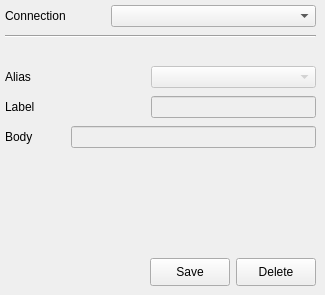
   <widget class="QWidget" name="alias_page" >
    <widget class="QWidget" name="layoutWidget_2" >
     <property name="geometry" >
      <rect>
       <x>5</x>
       <y>5</y>
       <width>311</width>
       <height>281</height>
      </rect>
     </property>
     <layout class="QGridLayout" >
      <item row="0" column="0" colspan="2" >
       <layout class="QGridLayout" >
        <property name="horizontalSpacing" >
         <number>0</number>
        </property>
        <property name="verticalSpacing" >
         <number>8</number>
        </property>
        <item row="0" column="0" colspan="2" >
         <widget class="QLabel" name="label_conn_alias" >
          <property name="sizePolicy" >
           <sizepolicy vsizetype="Preferred" hsizetype="Minimum" >
            <horstretch>0</horstretch>
            <verstretch>0</verstretch>
           </sizepolicy>
          </property>
          <property name="minimumSize" >
           <size>
            <width>66</width>
            <height>0</height>
           </size>
          </property>
          <property name="text" >
           <string>Connection</string>
          </property>
         </widget>
        </item>
        <item row="0" column="2" colspan="2" >
         <widget class="QComboBox" name="list_conn_alias" >
          <property name="sizePolicy" >
           <sizepolicy vsizetype="Fixed" hsizetype="Preferred" >
            <horstretch>0</horstretch>
            <verstretch>0</verstretch>
           </sizepolicy>
          </property>
         </widget>
        </item>
        <item row="3" column="0" >
         <widget class="QLabel" name="label_alias_alias" >
          <property name="sizePolicy" >
           <sizepolicy vsizetype="Preferred" hsizetype="Fixed" >
            <horstretch>0</horstretch>
            <verstretch>0</verstretch>
           </sizepolicy>
          </property>
          <property name="minimumSize" >
           <size>
            <width>66</width>
            <height>0</height>
           </size>
          </property>
          <property name="text" >
           <string>Alias</string>
          </property>
         </widget>
        </item>
        <item row="3" column="1" colspan="2" >
         <spacer>
          <property name="orientation" >
           <enum>Qt::Horizontal</enum>
          </property>
          <property name="sizeType" >
           <enum>QSizePolicy::Fixed</enum>
          </property>
          <property name="sizeHint" >
           <size>
            <width>80</width>
            <height>20</height>
           </size>
          </property>
         </spacer>
        </item>
        <item row="3" column="3" >
         <widget class="QComboBox" name="list_alias" >
          <property name="enabled" >
           <bool>false</bool>
          </property>
          <property name="sizePolicy" >
           <sizepolicy vsizetype="Fixed" hsizetype="Preferred" >
            <horstretch>0</horstretch>
            <verstretch>0</verstretch>
           </sizepolicy>
          </property>
         </widget>
        </item>
        <item row="4" column="0" >
         <widget class="QLabel" name="label_label_alias" >
          <property name="sizePolicy" >
           <sizepolicy vsizetype="Preferred" hsizetype="Fixed" >
            <horstretch>0</horstretch>
            <verstretch>0</verstretch>
           </sizepolicy>
          </property>
          <property name="minimumSize" >
           <size>
            <width>66</width>
            <height>0</height>
           </size>
          </property>
          <property name="text" >
           <string>Label</string>
          </property>
         </widget>
        </item>
        <item row="4" column="1" colspan="2" >
         <spacer>
          <property name="orientation" >
           <enum>Qt::Horizontal</enum>
          </property>
          <property name="sizeType" >
           <enum>QSizePolicy::Fixed</enum>
          </property>
          <property name="sizeHint" >
           <size>
            <width>80</width>
            <height>20</height>
           </size>
          </property>
         </spacer>
        </item>
        <item row="4" column="3" >
         <widget class="QLineEdit" name="label_alias" >
          <property name="enabled" >
           <bool>false</bool>
          </property>
         </widget>
        </item>
        <item row="5" column="0" >
         <widget class="QLabel" name="label_body_alias" >
          <property name="sizePolicy" >
           <sizepolicy vsizetype="Preferred" hsizetype="Fixed" >
            <horstretch>0</horstretch>
            <verstretch>0</verstretch>
           </sizepolicy>
          </property>
          <property name="minimumSize" >
           <size>
            <width>66</width>
            <height>0</height>
           </size>
          </property>
          <property name="text" >
           <string>Body</string>
          </property>
         </widget>
        </item>
        <item row="5" column="1" colspan="3" >
         <widget class="QLineEdit" name="body_alias" >
          <property name="enabled" >
           <bool>false</bool>
          </property>
         </widget>
        </item>
        <item row="1" column="0" colspan="4" >
         <widget class="Line" name="line_2" >
          <property name="orientation" >
           <enum>Qt::Horizontal</enum>
          </property>
         </widget>
        </item>
        <item row="2" column="0" colspan="4" >
         <spacer>
          <property name="orientation" >
           <enum>Qt::Vertical</enum>
          </property>
          <property name="sizeType" >
           <enum>QSizePolicy::Fixed</enum>
          </property>
          <property name="sizeHint" >
           <size>
            <width>20</width>
            <height>20</height>
           </size>
          </property>
         </spacer>
        </item>
       </layout>
      </item>
      <item row="1" column="0" colspan="2" >
       <spacer>
        <property name="orientation" >
         <enum>Qt::Vertical</enum>
        </property>
        <property name="sizeHint" >
         <size>
          <width>271</width>
          <height>66</height>
         </size>
        </property>
       </spacer>
      </item>
      <item row="2" column="0" >
       <spacer>
        <property name="orientation" >
         <enum>Qt::Horizontal</enum>
        </property>
        <property name="sizeHint" >
         <size>
          <width>91</width>
          <height>20</height>
         </size>
        </property>
       </spacer>
      </item>
      <item row="2" column="1" >
       <layout class="QHBoxLayout" >
        <property name="spacing" >
         <number>6</number>
        </property>
        <property name="leftMargin" >
         <number>0</number>
        </property>
        <property name="topMargin" >
         <number>0</number>
        </property>
        <property name="rightMargin" >
         <number>0</number>
        </property>
        <property name="bottomMargin" >
         <number>0</number>
        </property>
        <item>
         <widget class="QPushButton" name="save_alias" >
          <property name="minimumSize" >
           <size>
            <width>0</width>
            <height>28</height>
           </size>
          </property>
          <property name="maximumSize" >
           <size>
            <width>16777215</width>
            <height>28</height>
           </size>
          </property>
          <property name="text" >
           <string>Save</string>
          </property>
          <property name="icon" >
           <iconset resource="../../../resources/gui_option.qrc" >:/images/button-save.png</iconset>
          </property>
         </widget>
        </item>
        <item>
         <widget class="QPushButton" name="delete_alias" >
          <property name="minimumSize" >
           <size>
            <width>0</width>
            <height>28</height>
           </size>
          </property>
          <property name="maximumSize" >
           <size>
            <width>16777215</width>
            <height>28</height>
           </size>
          </property>
          <property name="text" >
           <string>Delete</string>
          </property>
          <property name="icon" >
           <iconset resource="../../../resources/gui_option.qrc" >:/images/button-cancel.png</iconset>
          </property>
         </widget>
        </item>
       </layout>
      </item>
     </layout>
    </widget>
   </widget>
